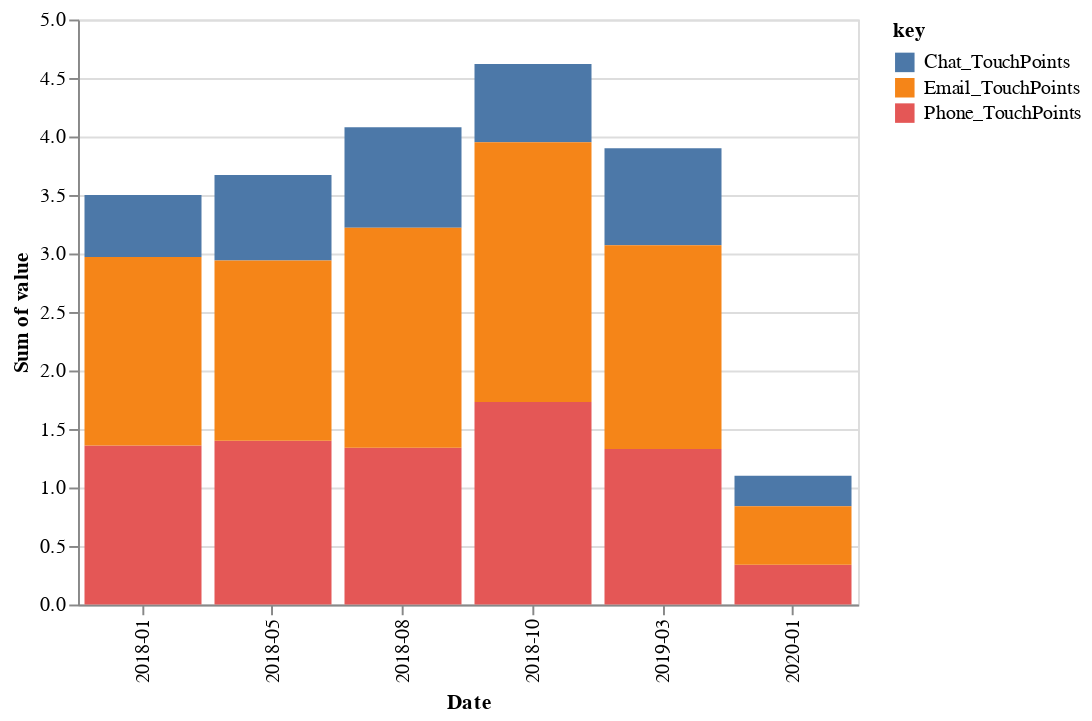

The notebook cell this image was saved under:
### Code cell
alt.Chart(df).mark_bar().transform_fold(
    ['Phone_TouchPoints', 'Chat_TouchPoints', 'Email_TouchPoints'],
).encode(
    x=alt.X('Date'),
    y='sum(value):Q',
    color='key:N'
)

### Figure 1 — Vega-Lite specification as saved in the notebook (floating-point values rounded to 4 significant figures)
{"$schema": "https://vega.github.io/schema/vega-lite/v3.4.0.json", "config": {"mark": {"tooltip": null}, "view": {"height": 300, "width": 400}}, "data": {"name": "data-c2cd2299299a76ab39399dd76edf1055"}, "datasets": {"data-c2cd2299299a76ab39399dd76edf1055": [{"Chat_TouchPoints": 0.13, "Date": "2018-01", "Email_TouchPoints": 0.55, "Month": "Jan", "Phone_TouchPoints": 0.43, "Total": 1.11, "Year": 2018}, {"Chat_TouchPoints": 0.11, "Date": "2018-01", "Email_TouchPoints": 0.38, "Month": "Jan", "Phone_TouchPoints": 0.35, "Total": 0.84, "Year": 2018}, {"Chat_TouchPoints": 0.11, "Date": "2018-01", "Email_TouchPoints": 0.38, "Month": "Jan", "Phone_TouchPoints": 0.34, "Total": 0.83, "Year": 2018}, {"Chat_TouchPoints": 0.18, "Date": "2018-01", "Email_TouchPoints": 0.3, "Month": "Jan", "Phone_TouchPoints": 0.24, "Total": 0.72, "Year": 2018}, {"Chat_TouchPoints": 0.17, "Date": "2018-05", "Email_TouchPoints": 0.28, "Month": "May", "Phone_TouchPoints": 0.23, "Total": 0.68, "Year": 2018}, {"Chat_TouchPoints": 0.17, "Date": "2018-05", "Email_TouchPoints": 0.29, "Month": "May", "Phone_TouchPoints": 0.29, "Total": 0.75, "Year": 2018}, {"Chat_TouchPoints": 0.14, "Date": "2018-05", "Email_TouchPoints": 0.3, "Month": "May", "Phone_TouchPoints": 0.28, "Total": 0.72, "Year": 2018}, {"Chat_TouchPoints": 0.14, "Date": "2018-05", "Email_TouchPoints": 0.35, "Month": "May", "Phone_TouchPoints": 0.3, "Total": 0.79, "Year": 2018}, {"Chat_TouchPoints": 0.11, "Date": "2018-05", "Email_TouchPoints": 0.32, "Month": "May", "Phone_TouchPoints": 0.3, "Total": 0.73, "Year": 2018}, {"Chat_TouchPoints": 0.12, "Date": "2018-10", "Email_TouchPoints": 0.31, "Month": "Oct", "Phone_TouchPoints": 0.29, "Total": 0.72, "Year": 2018}, {"Chat_TouchPoints": 0.11, "Date": "2018-10", "Email_TouchPoints": 0.41, "Month": "Oct", "Phone_TouchPoints": 0.29, "Total": 0.81, "Year": 2018}, {"Chat_TouchPoints": 0.15, "Date": "2018-10", "Email_TouchPoints": 0.54, "Month": "Oct", "Phone_TouchPoints": 0.38, "Total": 1.07, "Year": 2018}, {"Chat_TouchPoints": 0.16, "Date": "2018-10", "Email_TouchPoints": 0.58, "Month": "Oct", "Phone_TouchPoints": 0.45, "Total": 1.19, "Year": 2018}, {"Chat_TouchPoints": 0.13, "Date": "2018-10", "Email_TouchPoints": 0.38, "Month": "Oct", "Phone_TouchPoints": 0.32, "Total": 0.83, "Year": 2018}, {"Chat_TouchPoints": 0.13, "Date": "2019-03", "Email_TouchPoints": 0.38, "Month": "Mar", "Phone_TouchPoints": 0.31, "Total": 0.82, "Year": 2019}, {"Chat_TouchPoints": 0.15, "Date": "2019-03", "Email_TouchPoints": 0.34, "Month": "Mar", "Phone_TouchPoints": 0.25, "Total": 0.74, "Year": 2019}, {"Chat_TouchPoints": 0.2, "Date": "2019-03", "Email_TouchPoints": 0.34, "Month": "Mar", "Phone_TouchPoints": 0.26, "Total": 0.8, "Year": 2019}, {"Chat_TouchPoints": 0.2, "Date": "2019-03", "Email_TouchPoints": 0.34, "Month": "Mar", "Phone_TouchPoints": 0.26, "Total": 0.8, "Year": 2019}, {"Chat_TouchPoints": 0.15, "Date": "2019-03", "Email_TouchPoints": 0.34, "Month": "Mar", "Phone_TouchPoints": 0.25, "Total": 0.74, "Year": 2019}, {"Chat_TouchPoints": 0.16, "Date": "2018-08", "Email_TouchPoints": 0.33, "Month": "Aug", "Phone_TouchPoints": 0.28, "Total": 0.77, "Year": 2018}, {"Chat_TouchPoints": 0.17, "Date": "2018-08", "Email_TouchPoints": 0.32, "Month": "Aug", "Phone_TouchPoints": 0.24, "Total": 0.73, "Year": 2018}, {"Chat_TouchPoints": 0.17, "Date": "2018-08", "Email_TouchPoints": 0.34, "Month": "Aug", "Phone_TouchPoints": 0.24, "Total": 0.75, "Year": 2018}, {"Chat_TouchPoints": 0.18, "Date": "2018-08", "Email_TouchPoints": 0.36, "Month": "Aug", "Phone_TouchPoints": 0.25, "Total": 0.79, "Year": 2018}, {"Chat_TouchPoints": 0.18, "Date": "2018-08", "Email_TouchPoints": 0.53, "Month": "Aug", "Phone_TouchPoints": 0.33, "Total": 1.04, "Year": 2018}, {"Chat_TouchPoints": 0.26, "Date": "2020-01", "Email_TouchPoints": 0.5, "Month": "Jan", "Phone_TouchPoints": 0.34, "Total": 1.1, "Year": 2020}]}, "encoding": {"color": {"field": "key", "type": "nominal"}, "x": {"field": "Date", "type": "nominal"}, "y": {"aggregate": "sum", "field": "value", "type": "quantitative"}}, "mark": "bar", "transform": [{"fold": ["Phone_TouchPoints", "Chat_TouchPoints", "Email_TouchPoints"]}]}
